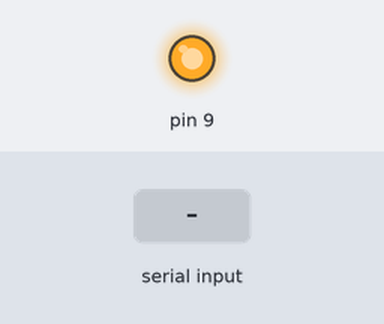
The sketch below on a simulated Arduino Uno, built with avr-gcc and run on an emulated ATmega328P. Shown: output pins drawn as LEDs (lit = HIGH). Inputs (shaded band) come from the test bench.

Above: at 1.2 s.
1.3 s: "1" received over Serial
At 1.9 s:
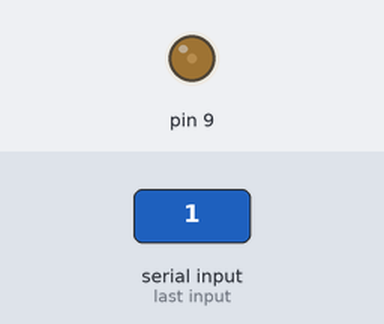
2.8 s: "0" received over Serial
At 4.2 s:
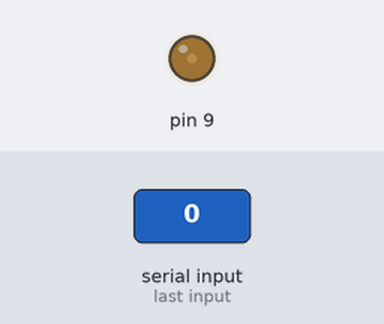
Timing chart, 0 to 5.8 s (numbered marks = the images above; inputs shaded):
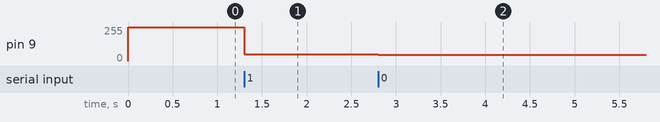

The sketch:

CLC.ino
```cpp
void setup() {
  // initialize serial and turn lights ON:
  Serial.begin(9600);
  analogWrite(9,255);
}

void loop() {
  while(Serial.available()){
    analogWrite(9, Serial.read());
  }
}
```

Measured:
- after the input at 1.3 s, pin 9: 255/255 → 49/255 at once
- after the input at 2.8 s, pin 9: 49/255 → 48/255 at once
